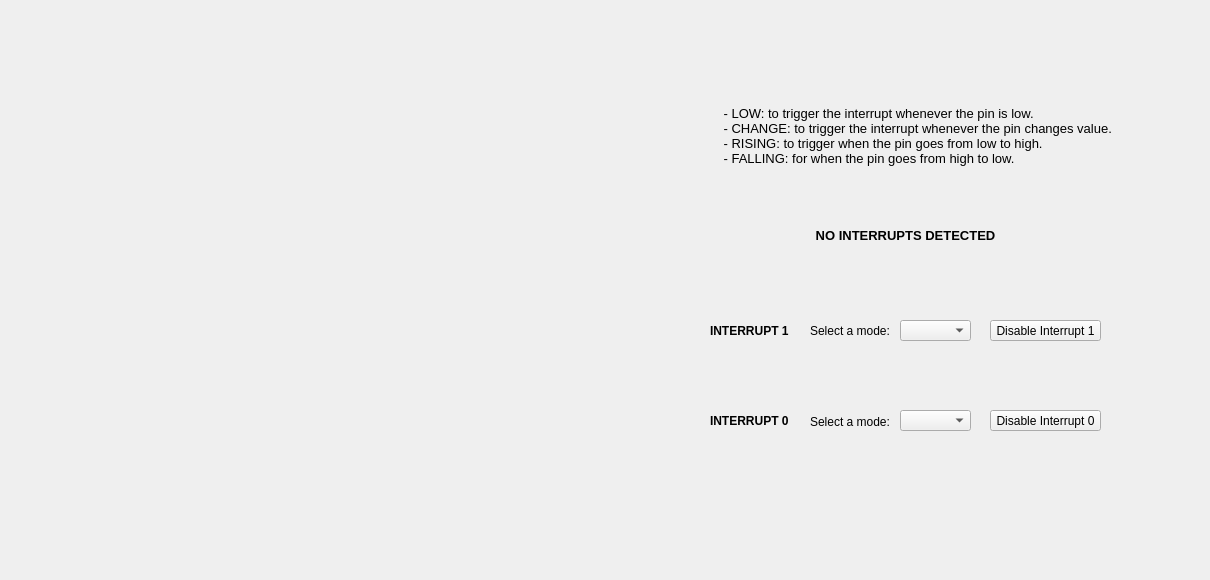
   <widget class="QWidget" name="tab_4">
    <attribute name="title">
     <string>Interrupts</string>
    </attribute>
    <widget class="QLabel" name="label_35">
     <property name="geometry">
      <rect>
       <x>710</x>
       <y>315</y>
       <width>81</width>
       <height>31</height>
      </rect>
     </property>
     <property name="font">
      <font>
       <pointsize>9</pointsize>
       <weight>75</weight>
       <bold>true</bold>
      </font>
     </property>
     <property name="text">
      <string>INTERRUPT 1</string>
     </property>
    </widget>
    <widget class="QLabel" name="label_36">
     <property name="geometry">
      <rect>
       <x>810</x>
       <y>406</y>
       <width>81</width>
       <height>31</height>
      </rect>
     </property>
     <property name="font">
      <font>
       <pointsize>9</pointsize>
      </font>
     </property>
     <property name="text">
      <string>Select a mode:</string>
     </property>
    </widget>
    <widget class="QPushButton" name="DisableInt1">
     <property name="geometry">
      <rect>
       <x>990</x>
       <y>320</y>
       <width>111</width>
       <height>21</height>
      </rect>
     </property>
     <property name="text">
      <string>Disable Interrupt 1</string>
     </property>
    </widget>
    <widget class="QLabel" name="label_37">
     <property name="geometry">
      <rect>
       <x>810</x>
       <y>315</y>
       <width>81</width>
       <height>31</height>
      </rect>
     </property>
     <property name="font">
      <font>
       <pointsize>9</pointsize>
      </font>
     </property>
     <property name="text">
      <string>Select a mode:</string>
     </property>
    </widget>
    <widget class="QComboBox" name="listModesInt1">
     <property name="geometry">
      <rect>
       <x>900</x>
       <y>320</y>
       <width>71</width>
       <height>21</height>
      </rect>
     </property>
     <property name="currentIndex">
      <number>-1</number>
     </property>
     <item>
      <property name="text">
       <string>LOW</string>
      </property>
     </item>
     <item>
      <property name="text">
       <string>CHANGE</string>
      </property>
     </item>
     <item>
      <property name="text">
       <string>RISING</string>
      </property>
     </item>
     <item>
      <property name="text">
       <string>FALLING</string>
      </property>
     </item>
    </widget>
    <widget class="QComboBox" name="listModesInt0">
     <property name="geometry">
      <rect>
       <x>900</x>
       <y>410</y>
       <width>71</width>
       <height>21</height>
      </rect>
     </property>
     <property name="currentIndex">
      <number>-1</number>
     </property>
     <item>
      <property name="text">
       <string>LOW</string>
      </property>
     </item>
     <item>
      <property name="text">
       <string>CHANGE</string>
      </property>
     </item>
     <item>
      <property name="text">
       <string>RISING</string>
      </property>
     </item>
     <item>
      <property name="text">
       <string>FALLING</string>
      </property>
     </item>
    </widget>
    <widget class="QPushButton" name="DisableInt0">
     <property name="geometry">
      <rect>
       <x>990</x>
       <y>410</y>
       <width>111</width>
       <height>21</height>
      </rect>
     </property>
     <property name="font">
      <font>
       <stylestrategy>PreferDefault</stylestrategy>
       <kerning>true</kerning>
      </font>
     </property>
     <property name="styleSheet">
      <string notr="true"/>
     </property>
     <property name="text">
      <string>Disable Interrupt 0</string>
     </property>
    </widget>
    <widget class="QLabel" name="InfoInterrupt">
     <property name="geometry">
      <rect>
       <x>760</x>
       <y>220</y>
       <width>291</width>
       <height>31</height>
      </rect>
     </property>
     <property name="palette">
      <palette>
       <active>
        <colorrole role="WindowText">
         <brush brushstyle="SolidPattern">
          <color alpha="255">
           <red>0</red>
           <green>0</green>
           <blue>0</blue>
          </color>
         </brush>
        </colorrole>
       </active>
       <inactive>
        <colorrole role="WindowText">
         <brush brushstyle="SolidPattern">
          <color alpha="255">
           <red>0</red>
           <green>0</green>
           <blue>0</blue>
          </color>
         </brush>
        </colorrole>
       </inactive>
       <disabled>
        <colorrole role="WindowText">
         <brush brushstyle="SolidPattern">
          <color alpha="255">
           <red>120</red>
           <green>120</green>
           <blue>120</blue>
          </color>
         </brush>
        </colorrole>
       </disabled>
      </palette>
     </property>
     <property name="font">
      <font>
       <pointsize>10</pointsize>
       <weight>75</weight>
       <bold>true</bold>
      </font>
     </property>
     <property name="text">
      <string>NO INTERRUPTS DETECTED</string>
     </property>
     <property name="alignment">
      <set>Qt::AlignCenter</set>
     </property>
    </widget>
    <widget class="QLabel" name="label_34">
     <property name="geometry">
      <rect>
       <x>710</x>
       <y>410</y>
       <width>81</width>
       <height>21</height>
      </rect>
     </property>
     <property name="font">
      <font>
       <pointsize>9</pointsize>
       <weight>75</weight>
       <bold>true</bold>
      </font>
     </property>
     <property name="text">
      <string>INTERRUPT 0</string>
     </property>
    </widget>
    <widget class="QWidget" name="widget_5" native="true">
     <property name="geometry">
      <rect>
       <x>-1</x>
       <y>-30</y>
       <width>1201</width>
       <height>571</height>
      </rect>
     </property>
     <property name="styleSheet">
      <string notr="true">background-image: url(:/image/backgroundV3Int.jpg);</string>
     </property>
    </widget>
    <widget class="QLabel" name="label_3">
     <property name="geometry">
      <rect>
       <x>720</x>
       <y>100</y>
       <width>391</width>
       <height>71</height>
      </rect>
     </property>
     <property name="font">
      <font>
       <pointsize>10</pointsize>
      </font>
     </property>
     <property name="text">
      <string> - LOW: to trigger the interrupt whenever the pin is low.
 - CHANGE: to trigger the interrupt whenever the pin changes value.
 - RISING: to trigger when the pin goes from low to high.
 - FALLING: for when the pin goes from high to low.</string>
     </property>
    </widget>
    <zorder>widget_5</zorder>
    <zorder>label_35</zorder>
    <zorder>label_36</zorder>
    <zorder>DisableInt1</zorder>
    <zorder>label_37</zorder>
    <zorder>listModesInt1</zorder>
    <zorder>listModesInt0</zorder>
    <zorder>DisableInt0</zorder>
    <zorder>InfoInterrupt</zorder>
    <zorder>label_34</zorder>
    <zorder>label_3</zorder>
   </widget>
